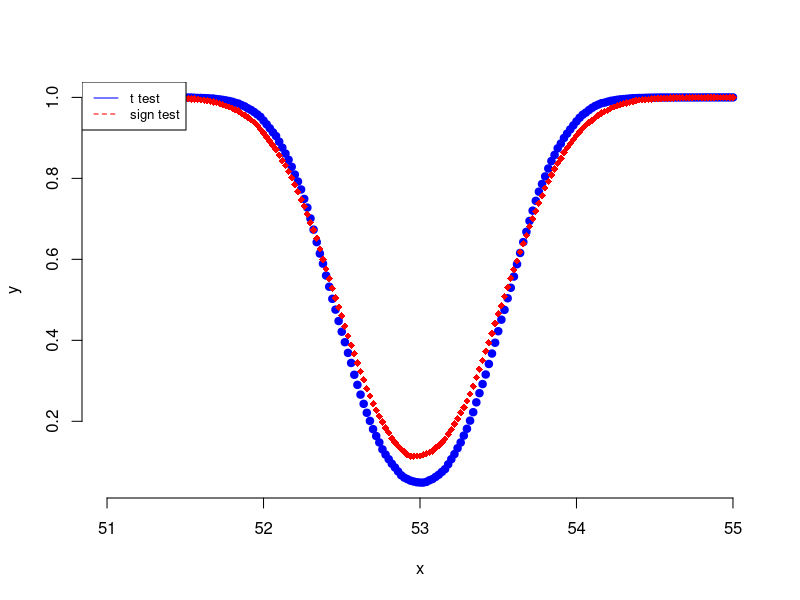

This chart was generated by the following R code:


muRange  <- seq(51, 55, by = 0.02)
n = 20
N = 10000
mu0 = 53.0
powerT <- list()
powerU <- list()
for (muActual in muRange){
  dist = rnorm(20,muActual,1.2)
  rejectT=0
  rejectU=0
  set.seed(1)
  for (q in 1:N){
    data = rnorm(20,muActual,1.2)
    xBar=mean(data)
    stdDev=sd(data)
    
    tStatT = (xBar - mu0)/(stdDev/sqrt(n))
    pValT = 2*(1 - pt(abs(tStatT), df = 19))
    xPositive =sum(data>53)
    uStat = max(xPositive, n-xPositive)
    pValSign = 2*(1-pbinom(uStat,n,0.5))
    rejectT = rejectT+(pValT < 0.05)
    rejectU = rejectU+(pValSign < 0.05)
  }
 
  powerT <- append(powerT, rejectT/N)
  powerU <- append(powerU, rejectU/N)
}
plot(muRange, powerT, type = "b", frame = FALSE, pch = 19, 
     col = "blue", xlab = "x", ylab = "y")
# Add a second line
lines(muRange, powerU, pch = 18, col = "red", type = "b", lty = 2)
# Add a legend to the plot
legend("topleft", legend=c("t test", "sign test"),
       col=c("blue", "red"), lty = 1:2, cex=0.8)



